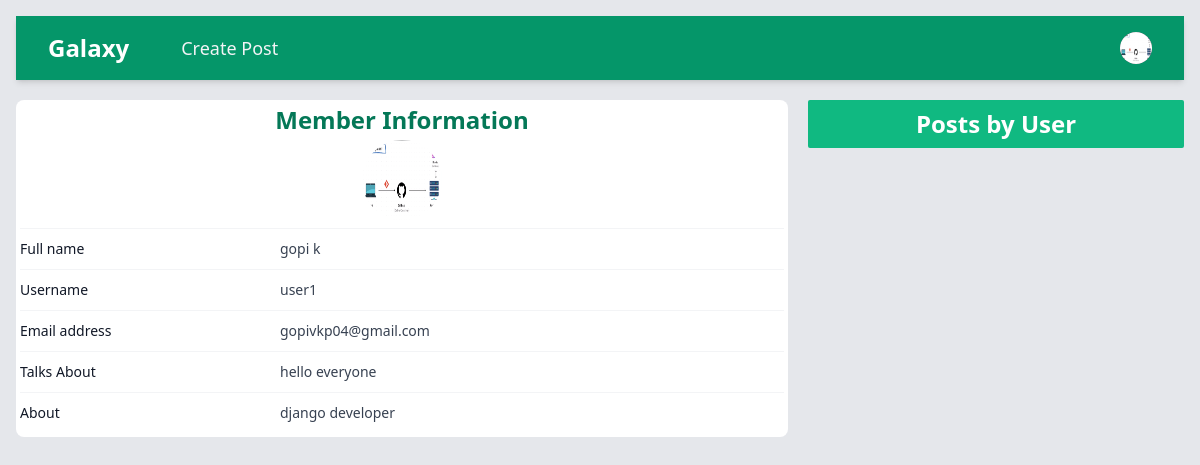
Screenshot of /auth/profile/user1/4 with the database file from the repository.
### accounts/models.py (models this page shows, shortened)
class UserProfile(models.Model):
    person = models.ForeignKey(User,on_delete=models.CASCADE, related_name='profile')
    about = models.TextField()
    talks_about = models.CharField(max_length=200, default='anything' )
    avatar = models.ImageField(upload_to='profile_images/',default='user.jpg')

### accounts/views.py (the view)
# urls.py: path('profile/<str:username>/<str:id>',user_profile,name='profile'),
def user_profile(request,username,id):
    user= User.objects.get(username=username,id=id)
    profile = UserProfile.objects.get(person=user)
    posts = Post.objects.filter(author=user)
    return render(request,'profile.html',{
        'profile':profile ,
        'posts':posts
    })

### accounts/templates/profile.html (shortened to what this page needs)
{% load static %}
<!DOCTYPE html>
<html lang="en">
  <head>
    <link rel="stylesheet" href="{% static 'style.css'%}" />
  </head>
  <body class="p-4 bg-gray-200">
    <nav class="bg-emerald-600 shadow-md">
      <div class="mx-auto max-w-7xl px-4 sm:px-6 lg:px-8">
        <div class="flex h-16 items-center justify-between">
          <div class="flex items-center">
            <div class="flex-shrink-0">
              <a class="text-2xl font-bold text-white" href="{% url 'home'%}">Galaxy</a>
            </div>
            <div class="hidden md:block">
              <div class="ml-10 flex items-baseline space-x-4">
                <a
                  href="create_post.html"
                  class="text-gray-100 hover:bg-gray-700 hover:text-white rounded-md px-3 py-2 text-lg font-medium"
                  aria-current="page"
                  >Create Post</a
                >
              </div>
            </div>
          </div>
          <div class="hidden md:block">
            <div class="ml-4 flex items-center md:ml-6">
              <div class="relative ml-3">
                <div>
                  <button
                    type="button"
                    class="relative flex max-w-xs items-center rounded-full bg-gray-800 text-sm focus:outline-none focus:ring-2 focus:ring-white focus:ring-offset-2 focus:ring-offset-gray-800"
                    id="user-menu-button"
                    aria-expanded="false"
                    aria-haspopup="true"
                  >
                    <span class="absolute -inset-1.5"></span>
                    {% if profile.avatar %}
                    <img
                       class="h-8 w-8 rounded-full"
                      src="{{profile.avatar.url}}"
                      alt=""
                    />
                    {% else %}
                    <img
                      class="h-8 w-8 rounded-full"
                      src="{{'media/profile_images/user.jpg'}}"
                      alt=""
                    />
                    {% endif %}
                  </button>
                </div>
              </div>
            </div>
          </div>
        </div>
      </div>
    </nav>
    <main
      class="mt-5 grid grid-cols-1 md:grid-cols-2 lg:grid-cols-3 gap-5 lg:h-[82vh]"
    >
      <section class="bg-white p-1 rounded-lg col-span-1 md:col-span-2">
        <div class="px-4 sm:px-0 flex flex-col justify-around items-center">
          <h3
            class="text-xl lg:text-2xl font-semibold leading-7 mb-1 text-emerald-700"
          >
            Member Information
          </h3>
          {% if profile.avatar %}
          <img
            class="w-14 h-14 lg:h-20 lg:w-20 rounded-full"
            src="{{profile.avatar.url}}"
            alt=""
          />
          {% else %}
          <img
            class="w-14 h-14 lg:h-20 lg:w-20 rounded-full"
            src="{{'media/profile_images/user.jpg'}}"
            alt=""
          />
          {% endif %}
        </div>
        <div class="mt-2 border-t border-gray-100">
          <dl class="divide-y divide-gray-100">
            <div class="px-4 py-2 sm:grid sm:grid-cols-3 sm:gap-4 sm:px-0">
              <dt class="text-sm font-medium leading-6 text-gray-900">
                Full name
              </dt>
              <dd
                class="mt-1 text-sm leading-6 text-gray-700 sm:col-span-2 sm:mt-0"
              >
              {{ profile.person.first_name }} {{ profile.person.last_name}}
              </dd>
            </div>
            <div class="px-4 py-2 sm:grid sm:grid-cols-3 sm:gap-4 sm:px-0">
              <dt class="text-sm font-medium leading-6 text-gray-900">
                Username
              </dt>
              <dd
                class="mt-1 text-sm leading-6 text-gray-700 sm:col-span-2 sm:mt-0"
              >
              {{ profile.person.username }}
              </dd>
            </div>
            <div class="px-4 py-2 sm:grid sm:grid-cols-3 sm:gap-4 sm:px-0">
              <dt class="text-sm font-medium leading-6 text-gray-900">
                Email address
              </dt>
              <dd
                class="mt-1 text-sm leading-6 text-gray-700 sm:col-span-2 sm:mt-0"
              >
              {{ profile.person.email }}
              </dd>
            </div>
            <div class="px-4 py-2 sm:grid sm:grid-cols-3 sm:gap-4 sm:px-0">
              <dt class="text-sm font-medium leading-6 text-gray-900">
                Talks About
              </dt>
              <dd
                class="mt-1 text-sm leading-6 text-gray-700 sm:col-span-2 sm:mt-0"
              >
              {{ profile.talks_about }}
              </dd>
            </div>
            <div class="px-4 py-2 sm:grid sm:grid-cols-3 sm:gap-4 sm:px-0">
              <dt class="text-sm font-medium leading-6 text-gray-900">About</dt>
              <dd
                class="mt-1 text-sm leading-6 text-gray-700 sm:col-span-2 sm:mt-0"
              >
              {{ profile.about }}
              </dd>
            </div>
          </dl>
        </div>
      </section>
      <section class="flex flex-col gap-4 lg:h-[84vh]">
        <h1
          class="bg-emerald-500 w-full font-semibold text-2xl text-center py-2 rounded-sm text-white"
        >
          Posts by User
        </h1>
      </section>
    </main>
  </body>
</html>

### rows the page displays
UserProfile: avatar (picture), person.first_name "gopi", person.last_name "k", person.username "user1", person.email "gopivkp04@gmail.com", talks_about "hello everyone", about "django developer"
